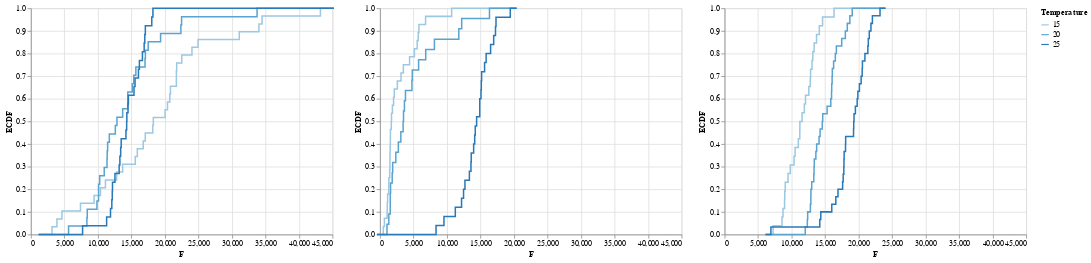

Notebook code for this chart:
### Code cell
p4|p5|p6

### Figure 1 — Vega-Lite specification as saved in the notebook (floating-point values rounded to 4 significant figures; data arrays with more than 128 entries replaced by an {"elided": "..."} marker saying what was removed)
{"$schema": "https://vega.github.io/schema/vega-lite/v2.6.0.json", "config": {"view": {"height": 300, "width": 400}}, "datasets": {"data-26a283023fb881fcb9165e58f850f75c": {"elided": "170 records"}, "data-8b0a61fcafe69b99eab4bcd2ff1ef2ee": {"elided": "178 records"}, "data-db8c87c95afa42bc1bcb2d127246bf2c": {"elided": "156 records"}}, "hconcat": [{"data": {"name": "data-26a283023fb881fcb9165e58f850f75c"}, "encoding": {"color": {"field": "T", "scale": {}, "title": "Temperature", "type": "ordinal"}, "order": {"field": "F", "sort": "ascending", "type": "quantitative"}, "x": {"field": "F", "scale": {"domain": [0, 45000]}, "type": "quantitative"}, "y": {"field": "__ECDF", "title": "ECDF", "type": "quantitative"}}, "mark": {"type": "line"}}, {"data": {"name": "data-db8c87c95afa42bc1bcb2d127246bf2c"}, "encoding": {"color": {"field": "T", "scale": {}, "title": "Temperature", "type": "ordinal"}, "order": {"field": "F", "sort": "ascending", "type": "quantitative"}, "x": {"field": "F", "scale": {"domain": [0, 45000]}, "type": "quantitative"}, "y": {"field": "__ECDF", "title": "ECDF", "type": "quantitative"}}, "mark": {"type": "line"}}, {"data": {"name": "data-8b0a61fcafe69b99eab4bcd2ff1ef2ee"}, "encoding": {"color": {"field": "T", "scale": {}, "title": "Temperature", "type": "ordinal"}, "order": {"field": "F", "sort": "ascending", "type": "quantitative"}, "x": {"field": "F", "scale": {"domain": [0, 45000]}, "type": "quantitative"}, "y": {"field": "__ECDF", "title": "ECDF", "type": "quantitative"}}, "mark": {"type": "line"}}]}
